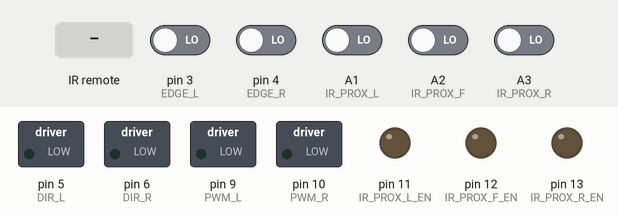
The sketch below on a simulated Arduino Leonardo, built with avr-gcc and run on an emulated ATmega32U4. On the bench: switched loads named in the sketch (green lamp = pin HIGH), output pins drawn as LEDs (lit = HIGH). Dashed ring = blinking. The inputs (shaded band) are chosen by the test bench; at power-on: A1 (IR_PROX_L), A2 (IR_PROX_F), A3 (IR_PROX_R), pin 3 (EDGE_L), pin 4 (EDGE_R) LOW. What the sketch prints to the serial monitor is not drawn.

Above: at 1.2 s.
1.3 s: infrared code 0xFF10EF received
At 2.28 s:
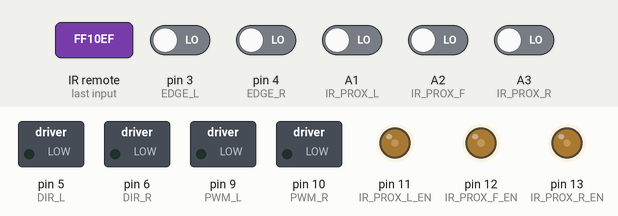
4.3 s: A2 (IR_PROX_F) driven HIGH
7.3 s: infrared code 0xFFC23D received
At 7.9 s:
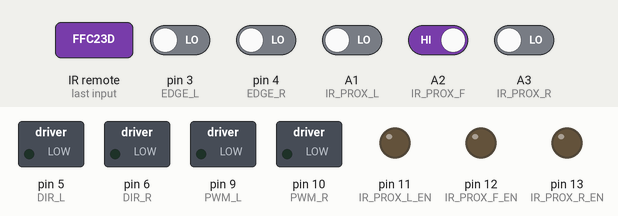
8.8 s: pin 3 (EDGE_L) driven HIGH and pin 4 (EDGE_R) driven HIGH
11.8 s: pin 3 (EDGE_L) driven LOW
At 12.65 s:
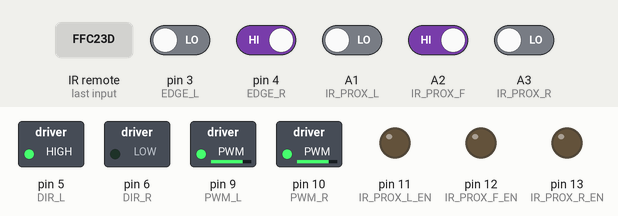
14.8 s: pin 4 (EDGE_R) driven LOW
At 16.38 s:
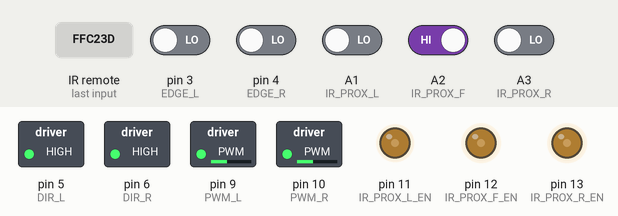
Timing chart, 0 to 18.8 s (numbered marks = the images above; inputs shaded):
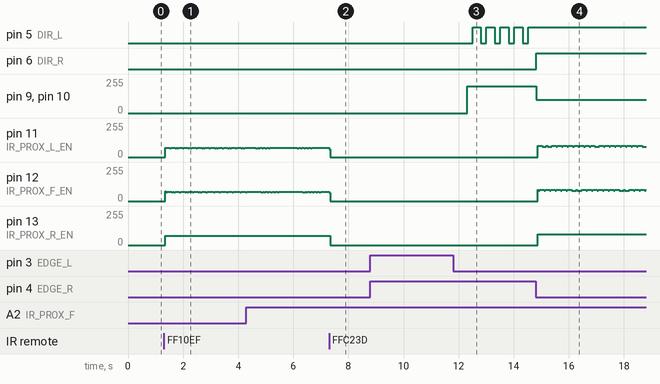

The sketch:

sumobot_class_example.ino
```cpp
/* Mini Sumo Code */
// Written by D. Fong
//
// Compatible with Arduino IDE 1.6.10
// Compatible with Arduino Trinket Pro 5V
//
// Releases:
// v1.00 Initial Release to R-Team Robotics Community

#include "sumosense.h"
#include "motor.h"
#include "edgesensor.h"

#include <IRremote.h>

// ir remote pin
int irremote_pin = A0;
IRrecv irrecv(irremote_pin);
decode_results signals;

// time variable
long cycletime = 0;

enum sumostate {
  IDLESTATE,
  STARTFIVESEC,
  SEARCH,
  TRACKTEST,
  SENSORON,
  EDGEAVOIDLEFT,        // state where sumo detects edge of ring and will try to turn around
  EDGEAVOIDRIGHT };    // state where sumo detects edge of ring and will try to turn around

typedef enum sumostate sumo;
long searchtime = 0;     // time when sumo enters find state
long hunttime = 0;     // time when sumo enters hunt state
long edgetime = 0;

//sumo states
sumo current;
sumo nextstate;

void setup() {
  Serial.begin(9600);  // Initializes serial port
  // Waits for serial port to connect. Needed for Leonardo only
  while ( !Serial ) ;

  motor_init();
  edge_init();
  ir_prox_init();

  //enabe input from IR remote receiver
  irrecv.enableIRIn();

  // start motors in idle/brake
  idle_motor();
}

void loop() {
    cycletime = millis();
    bool edgeleft = false;
    bool edgeright = false;

    // Check if at edge
    edgeleft = left_edge();
    edgeright = right_edge();
    if (edgeleft == true && current == SEARCH) current = EDGEAVOIDLEFT;
    if (edgeright == true && current == SEARCH) current = EDGEAVOIDRIGHT;

    switch (current) {
        case IDLESTATE:
          //Serial.println("IDLE STATE");
          idle_motor();
          break;
        case STARTFIVESEC:
          //Serial.println("START 5 SEC STATE");
          delay(5000);
          nextstate = SEARCH;
          break;
        case SEARCH:
          if (ir_detect_front == true && ir_detect_left == false && ir_detect_right == false) {
            forward(MAXSPEED, MAXSPEED);
          }
          else if (ir_detect_front == true && ir_detect_left == true && ir_detect_right == true) {
            forward(MAXSPEED, MAXSPEED);
          }
          else if (ir_detect_front == false && ir_detect_left == true && ir_detect_right == false) {
            rotateleft(MAXSPEED);
          }
          else if (ir_detect_front == true && ir_detect_left == true && ir_detect_right == false) {
            forward(HALFSPEED, MAXSPEED);
          }
          else if (ir_detect_front == false && ir_detect_left == false && ir_detect_right == true) {
            rotateright(MAXSPEED);
          }
          else if (ir_detect_front == true && ir_detect_left == false && ir_detect_right == true) {
            forward(MAXSPEED, HALFSPEED);
          }
          else {
            forward(HALFSPEED, HALFSPEED);
          }
          nextstate = SEARCH;
          break;
        case TRACKTEST:
          nextstate = TRACKTEST;
          if (ir_detect_front == true && ir_detect_left == false && ir_detect_right == false) {
            idle_motor();
          }
          else if (ir_detect_front == true && ir_detect_left == true && ir_detect_right == true) {
            idle_motor();
          }
          else if (ir_detect_front == false && ir_detect_left == true && ir_detect_right == false) {
            rotateleft(HALFSPEED);
          }
          else if (ir_detect_front == true && ir_detect_left == true && ir_detect_right == false) {
            rotateleft(HALFSPEED);
          }
          else if (ir_detect_front == false && ir_detect_left == false && ir_detect_right == true) {
            rotateright(HALFSPEED);
          }
          else if (ir_detect_front == true && ir_detect_left == false && ir_detect_right == true) {
            rotateright(HALFSPEED);
          }
          else {
            idle_motor();
          }
          break;
        case SENSORON:
          Serial.println(detect_ir, BIN);
          if (ir_detect_front == true && ir_detect_left == false && ir_detect_right == false) {
            Serial.println("DETECT FRONT");
          }
          else if (ir_detect_front == true && ir_detect_left == true && ir_detect_right == true) {
            Serial.println("DETECT FRONT");
          }
          else if (ir_detect_front == false && ir_detect_left == true && ir_detect_right == false) {
            Serial.println("DETECT LEFT");
          }
          else if (ir_detect_front == true && ir_detect_left == true && ir_detect_right == false) {
            Serial.println("DETECT LEFT");
          }
          else if (ir_detect_front == false && ir_detect_left == false && ir_detect_right == true) {
            Serial.println("DETECT RIGHT");
          }
          else if (ir_detect_front == true && ir_detect_left == false && ir_detect_right == true) {
            Serial.println("DETECT RIGHT");
          }
          else {
            Serial.println("DETECT NONE");
          }
          nextstate = SENSORON;
          break;
        case EDGEAVOIDLEFT:
          backward(MAXSPEED, MAXSPEED);
          delay(200);
          rotateleft(MAXSPEED);
          delay(300);
          nextstate = SEARCH;
          break;
        case EDGEAVOIDRIGHT:
          backward(MAXSPEED, MAXSPEED);
          delay(200);
          rotateright(MAXSPEED);
          delay(300);
          nextstate = SEARCH;
          break;
        default:
          nextstate = IDLESTATE;
          break;
    }

    if (irrecv.decode(&signals))
    {
      // Serial.println(signals.value, HEX);
      if (signals.value == 0xFFC23D) nextstate = STARTFIVESEC;
      if (signals.value == 0xFF6897) nextstate = IDLESTATE;
      if (signals.value == 0xFF7A85) nextstate = TRACKTEST;
      if (signals.value == 0xFF10EF) nextstate = SENSORON;
      irrecv.resume(); // get the next signal
      }


    if (current != IDLESTATE) {
      ir_prox_update();
    }

    //Serial.print("Main Loop Time : ");
    //Serial.print(millis() - cycletime);
    //Serial.println("");

    current = nextstate;

}
```

edgesensor.h
```cpp
#ifndef SumoEdge_h
#define SumoEdge_h

//edge sensor input pins
int EDGE_L = 3;
int EDGE_R = 4;

//Edge Sample
#define EDGESAMPLE 3
#define EDGE_DETECT_THRESHOLD 2

void edge_init()
{
  pinMode(EDGE_L, INPUT);
  pinMode(EDGE_R, INPUT);
}

bool left_edge()
{
  int edgeleftcount = 0;

  for(int x=0; x < EDGESAMPLE; x++) {
    if(digitalRead(EDGE_L) == HIGH) {
      edgeleftcount++;
    }
  }

  if(edgeleftcount >= EDGE_DETECT_THRESHOLD) return true;
  else return false;

  return false;
}

bool right_edge()
{
  int edgerightcount = 0;

  for(int x=0; x < EDGESAMPLE; x++) {
    if(digitalRead(EDGE_R) == HIGH) {
      edgerightcount++;
    }
  }

  if(edgerightcount >= EDGE_DETECT_THRESHOLD) return true;
  else return false;

  return false;
}

#endif // SumoEdge_h
```

motor.h
```cpp
#ifndef Motor_h
#define Motor_h

//motor control pins
int PWM_L = 9;   //PWM control for motor outputs 1 and 2 is on digital pin 10
int PWM_R = 10;   //PWM control for motor outputs 3 and 4 is on digital pin 11
int DIR_L = 5;   //direction control for motor outputs 1 and 2 is on digital pin 12
int DIR_R = 6;  //direction control for motor outputs 3 and 4 is on digital pin 13

//Full Motor Speed
#define MAXSPEED 200
//Half Motor Speed
#define HALFSPEED 100
//Quarter Motor Speed
#define QUARTERSPEED 50

void motor_init()
{
  pinMode(PWM_L, OUTPUT);  //Set control pins to be outputs
  pinMode(PWM_R, OUTPUT);
  pinMode(DIR_L, OUTPUT);
  pinMode(DIR_R, OUTPUT);
  analogWrite(PWM_L,0);
  analogWrite(PWM_R,0);
}

void idle_motor()
{
  analogWrite(PWM_L,0);
  analogWrite(PWM_R,0);
}

void forward(int left_speed, int right_speed)
{
  digitalWrite(DIR_L, HIGH);
  digitalWrite(DIR_R, HIGH);
  analogWrite(PWM_L, left_speed);
  analogWrite(PWM_R, right_speed);

}

void backward(int left_speed, int right_speed)
{
  digitalWrite(DIR_L, LOW);
  digitalWrite(DIR_R, LOW);
  analogWrite(PWM_L, left_speed);
  analogWrite(PWM_R, right_speed);
}

void rotateleft(int rotate_speed)
{
  digitalWrite(DIR_L, LOW);
  digitalWrite(DIR_R, HIGH);
  analogWrite(PWM_L, rotate_speed);
  analogWrite(PWM_R, rotate_speed);
}

void rotateright(int rotate_speed)
{
  digitalWrite(DIR_L, HIGH);
  digitalWrite(DIR_R, LOW);
  analogWrite(PWM_L, rotate_speed);
  analogWrite(PWM_R, rotate_speed);
}

#endif // Motor_h
```

sumosense.h
```cpp
#ifndef SumoSense_h
#define SumoSense_h

//IR Proximity Sensor Pin Definition
int IR_PROX_L = A1;    //Left Angle Proximity IR Detect
int IR_PROX_F = A2;     //Front Left Proximity IR Detect
int IR_PROX_R = A3;     //Front Right Proximity IR Detect
int IR_PROX_L_EN = 11; //Left Angle Proximity IR Enable
int IR_PROX_F_EN = 12;  //Front Left Proximity IR Enable
int IR_PROX_R_EN = 13;  //Front Right Proximity IR Enable

#define IR_ENABLE_DELAY 1

int detect_ir = 1;

bool ir_detect_front = false;
bool ir_detect_left = false;
bool ir_detect_right = false;

void ir_prox_init()
{
  //Init Pins
  pinMode(IR_PROX_R, INPUT);
  pinMode(IR_PROX_F, INPUT);
  pinMode(IR_PROX_L, INPUT);
  pinMode(IR_PROX_R_EN, OUTPUT);
  pinMode(IR_PROX_F_EN, OUTPUT);
  pinMode(IR_PROX_L_EN, OUTPUT);

  //Set Pins to Default States
  digitalWrite(IR_PROX_L_EN, LOW);
  digitalWrite(IR_PROX_F_EN, LOW);
  digitalWrite(IR_PROX_R_EN, LOW);
}

void ir_prox_update()
{
  detect_ir = 0;

  ir_detect_front = false;
  ir_detect_left = false;
  ir_detect_right = false;

  digitalWrite(IR_PROX_L_EN, HIGH);
  delay(IR_ENABLE_DELAY);
  if(digitalRead(IR_PROX_L) == LOW) {
    detect_ir = detect_ir + 1;
    ir_detect_left = true;
  }
  digitalWrite(IR_PROX_L_EN, LOW);

  digitalWrite(IR_PROX_F_EN, HIGH);
  delay(IR_ENABLE_DELAY);
  if(digitalRead(IR_PROX_F) == LOW){
    detect_ir = detect_ir + 2;
    ir_detect_front = true;
  }
  digitalWrite(IR_PROX_F_EN, LOW);

  digitalWrite(IR_PROX_R_EN, HIGH);
  delay(IR_ENABLE_DELAY);
  if(digitalRead(IR_PROX_R) == LOW) {
    detect_ir = detect_ir + 4;
    ir_detect_right = true;
  }
  digitalWrite(IR_PROX_R_EN, LOW);

}


#endif // SumoSense_h
```

Measured:
- after the input at 1.3 s, pin 11 (IR_PROX_L_EN): 0/255 → 71/255 after 0.05 s, then repeats every 0.48 s: 65/255 0.04 s, 71/255 0.16 s, 65/255 0.04 s, 71/255 0.04 s, 65/255 0.04 s, 71/255 0.16 s; pin 13 (IR_PROX_R_EN): 0/255 → 69/255 after 0.05 s
- after the input at 7.3 s, pin 13 (IR_PROX_R_EN): 69/255 → 0/255 after 0.05 s
- after the input at 11.8 s, pin 5 (DIR_L): alternates HIGH for 0.30 s and LOW for 0.20 s, starting after 0.71 s; pin 6 (DIR_R): stops changing and stays LOW
- after the input at 14.8 s, pin 5 (DIR_L): stops changing and stays HIGH; pin 6 (DIR_R): LOW → HIGH at once
